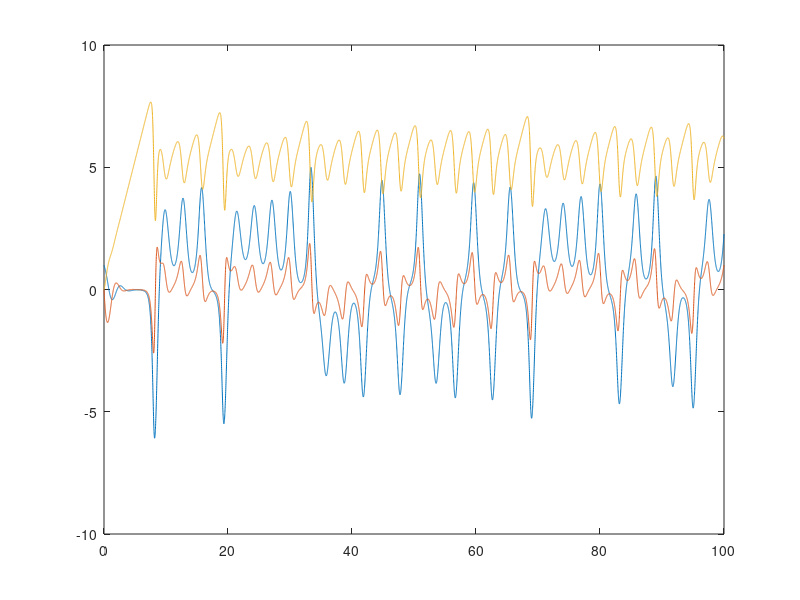
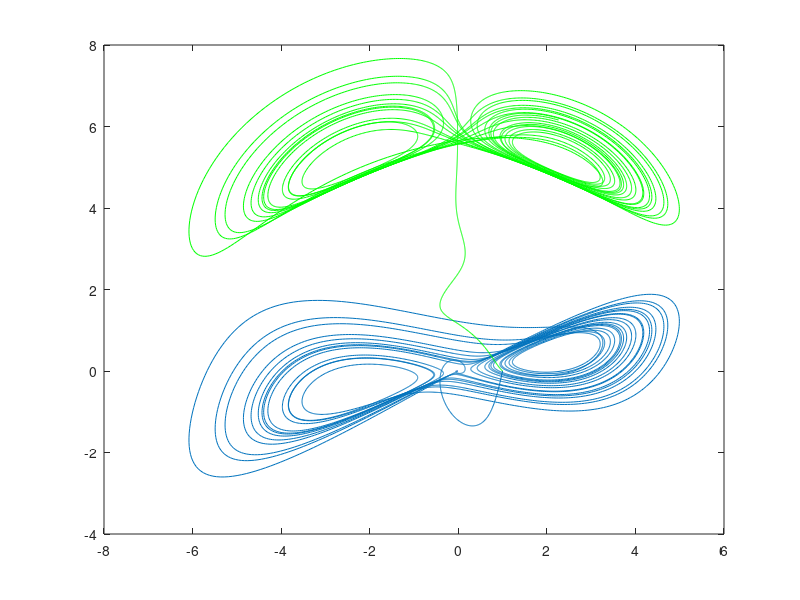

The MATLAB script that drew these images, in order:
tStep = 0.01;
tMax = 100;

a = 1;
c = 5;

x = 1;
y = 0;
z = 0;


xProgress = zeros(tMax/tStep, 1);
yProgress = zeros(tMax/tStep, 1);
zProgress = zeros(tMax/tStep, 1);
tProgress = zeros(tMax/tStep, 1);

i = 1;

for t=0:tStep:tMax
    % save state
    tProgress(i) = t;
    xProgress(i) = x;
    yProgress(i) = y;
    zProgress(i) = z;

    % compute derivatives
    x_ = z * y - a * x;
    y_ = (z - c) * x - a * y;
    z_ = 1 - x * y;

    x = x + x_ * tStep;
    y = y + y_ * tStep;
    z = z + z_ * tStep;

    i = i + 1;
end

figure;
plot(tProgress, [xProgress, yProgress, zProgress]);

figure;
plot(xProgress, yProgress);
hold on;
plot(xProgress, zProgress, 'g');
hold off;